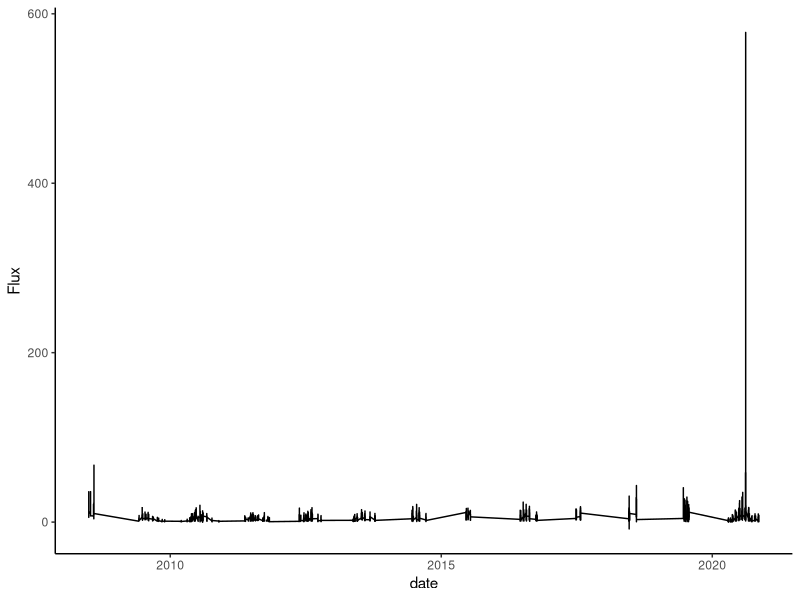

Reproduce this figure in R.


#Load data

library(readr)
soil_resp_data <- read_csv("Litter_and_Respiration/soil.resp.va.tech.1.29.21.csv")




# convert to long and #Convert date to "month, day, year" form

library(tidyverse)
library(lubridate)

soil_resp_data2 <- soil_resp_data %>% select(date, stand, flux, treatment) %>%
  pivot_longer(cols = c("flux")) %>%
  mutate(date = mdy(date))



ggplot(soil_resp_data2, aes(x = date, y = value))+
  geom_line()+
  theme_classic()+
  ylab("Flux")
